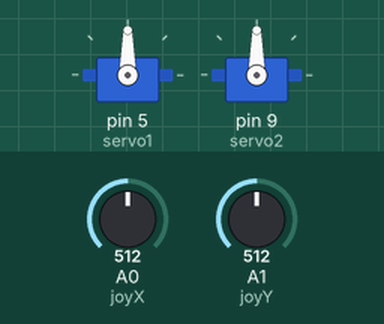
A sketch run on a simulated Arduino Uno, built with avr-gcc and run on an emulated ATmega328P. Parts: 2 × servo. The inputs (shaded band) are chosen by the test bench; at power-on: A0 (joyX) = 512, A1 (joyY) = 512.

Above: at 1.2 s.
1.3 s: A0 (joyX) set to 716
At 2.2 s:
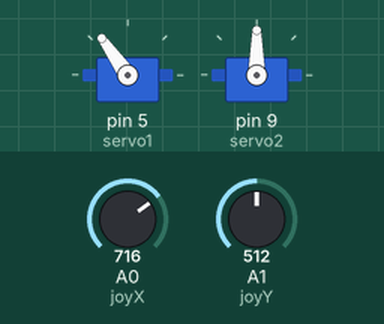
2.8 s: A1 (joyY) set to 716
At 3.3 s:
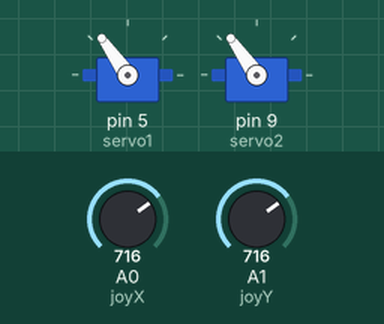
4.3 s: A0 (joyX) set to 900
At 5.5 s:
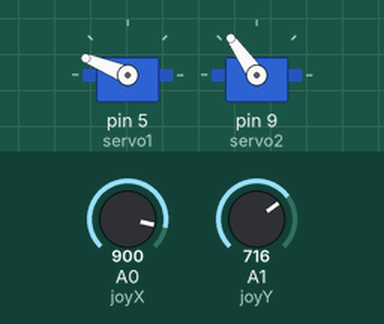
5.8 s: A1 (joyY) set to 900
At 6.3 s:
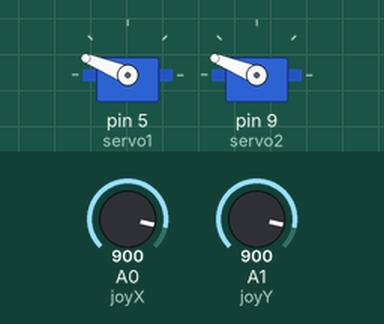
7.3 s: A0 (joyX) set to 1023
At 8.5 s:
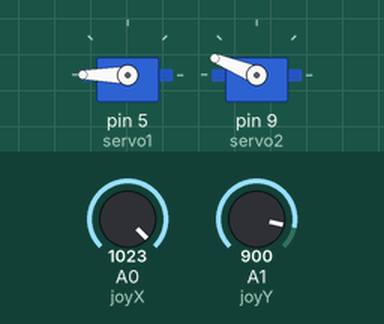
8.8 s: A1 (joyY) set to 1023
At 9.7 s:
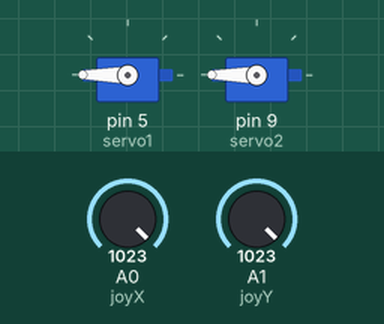
Timing chart, 0 to 11.3 s (numbered marks = the images above; inputs shaded):
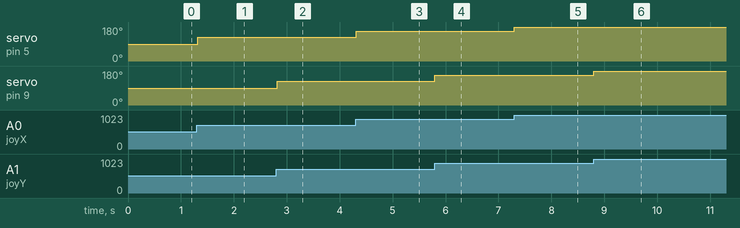

Measured:
- after the input at 1.3 s, servo on pin 5 (servo1): 90° → 125° at once
- after the input at 2.8 s, servo on pin 9 (servo2): 90° → 125° at once
- after the input at 4.3 s, servo on pin 5 (servo1): 125° → 158° at once
- after the input at 5.8 s, servo on pin 9 (servo2): 125° → 158° at once
- after the input at 7.3 s, servo on pin 5 (servo1): 158° → 180° at once
- after the input at 8.8 s, servo on pin 9 (servo2): 158° → 180° at once

The sketch:

controle_servo_com_joystick.ino
```cpp
#include <Servo.h>

//define os servos - Neste exemplo, um joystick controla 2 servos - *ligar fonte externa para alimentar mais de 2 servos
Servo servo1;
Servo servo2;

//define joystick pin (Analog)
int joyX = A0;   // eixo X - para frente e para trás, conectado na porta analógica A0
int joyY = A1;   // eixo Y - para direita e para esquerda, conectado na porta analógica A1

//variavel para ler os valores dos pinos analogicos
int joyVal;

void setup()
{ //anexa os servos aos pinos digitais - OS PINOS DIGITAIS DEVEM SER DO TIPO PWM PARA FUNCIONAR
  servo1.attach(5); //Servo 1 conectado ao pino 5 do arduino
  servo2.attach(9); //Servo 2 conectado ao pino 9 do arduino
}

void loop()
{
  //lê o valor do joystick (de 0 a 1023, 0 a 180º)  eixo X controla o servo 1
  joyVal = analogRead(joyX);
  joyVal = map (joyVal, 0, 1023, 0, 180); //
  servo1.write(joyVal); //Posiciona o servo de acordo com o movimento do joystick

  joyVal = analogRead(joyY);  //eixo Y controla o servo 2
  joyVal = map (joyVal, 0, 1023, 0, 180);
  servo2.write(joyVal);
  delay(15);
}
```
